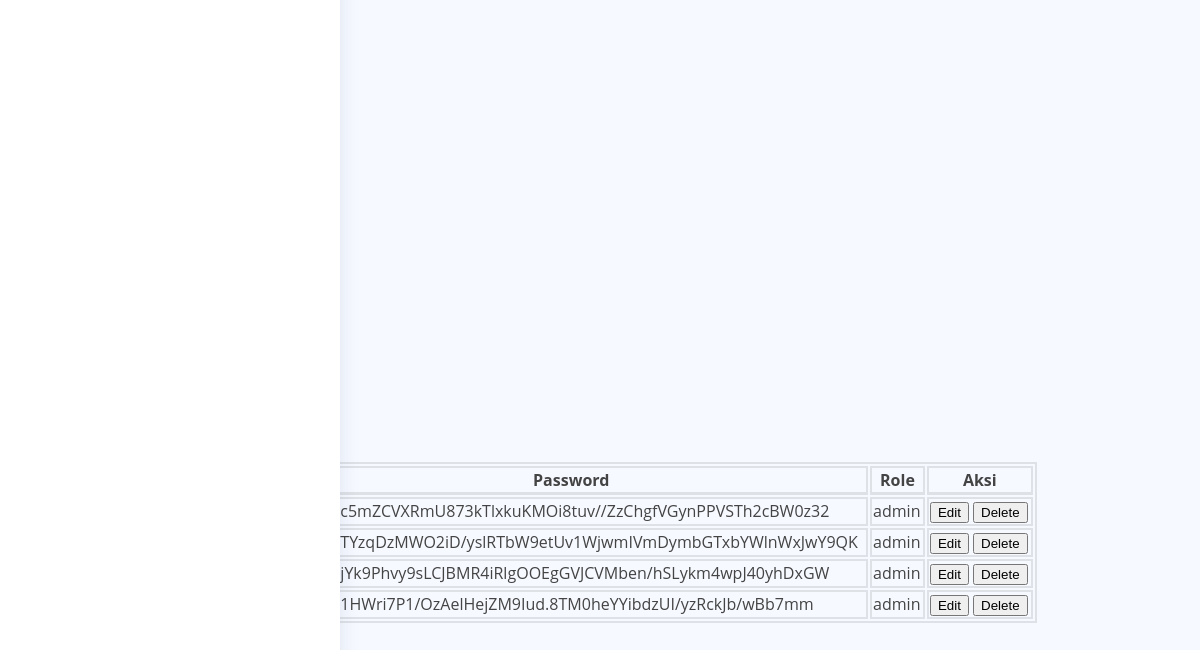
The page /admin-old/user.php (lower part) on the database as committed earlier.
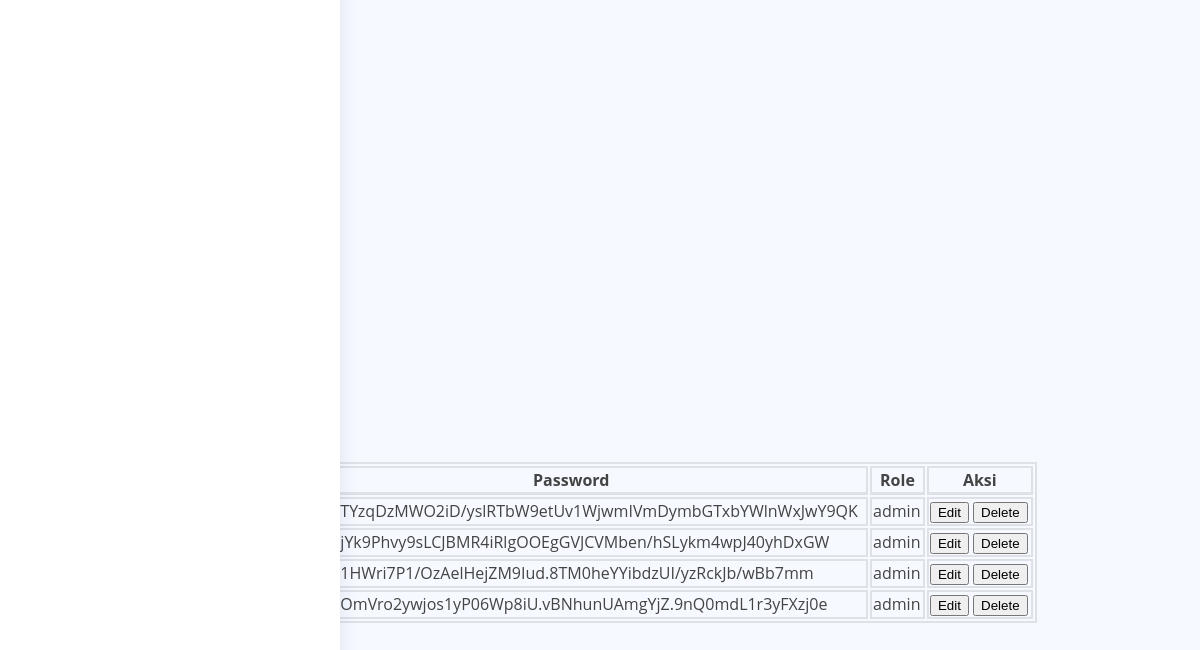
The same page on the database as committed later.
### tables this page shows
CREATE TABLE `user` (
  `id` int(11) NOT NULL,
  `username` varchar(50) NOT NULL,
  `password` varchar(255) NOT NULL,
  `role` enum('admin','user') NOT NULL,
  `last_registered` datetime DEFAULT current_timestamp(),
  `img` varchar(255) DEFAULT 'default.jpg',
  `location` varchar(255) DEFAULT NULL,
  `last_activity` datetime DEFAULT current_timestamp() ON UPDATE current_timestamp()
);

### admin-old/user.php (the view, shortened to what this page needs)
<?php
include "proses-user.php";
?>
<!DOCTYPE html>
<html lang="en">
<head>
    <link rel="stylesheet" type="text/css" media="screen" href="assets/css/perfect-scrollbar.min.css" />
    <link rel="stylesheet" href="assets/css/highlight.min.css" />
    <link rel="stylesheet" type="text/css" media="screen" href="assets/css/style.css" />
    <link defer rel="stylesheet" type="text/css" media="screen" href="assets/css/animate.css" />
</head>
<body x-data="main" class="relative font-nunito text-sm font-normal antialiased" :class="[ $store.app.sidebar ? 'toggle-sidebar' : '', $store.app.theme, $store.app.menu, $store.app.layout,$store.app.rtlClass]">
    <div class="main-container min-h-screen text-black dark:text-white-dark" :class="[$store.app.navbar]">
        <div :class="{'dark text-white-dark' : $store.app.semidark}">
            <nav x-data="sidebar" class="sidebar fixed top-0 bottom-0 z-50 h-full min-h-screen w-[260px] shadow-[5px_0_25px_0_rgba(94,92,154,0.1)] transition-all duration-300">
            </nav>
        </div>
        <div class="main-content">
            <header :class="{'dark' : $store.app.semidark && $store.app.menu === 'horizontal'}">
                <div class="shadow-sm">
                    <div class="relative flex w-full items-center bg-white px-5 py-2.5 dark:bg-[#0e1726]">
                        <div x-data="header" class="flex items-center space-x-1.5 ltr:ml-auto rtl:mr-auto rtl:space-x-reverse dark:text-[#d0d2d6] sm:flex-1 ltr:sm:ml-0 sm:rtl:mr-0 lg:space-x-2">
                            <div class="dropdown flex-shrink-0" x-data="dropdown" @click.outside="open = false">
                                <a href="javascript:;" class="group relative" @click="toggle()">
                                    <span><img class="h-9 w-9 rounded-full object-cover saturate-50 group-hover:saturate-100" src="assets/images/user-profile.jpeg" alt="image" /></span>
                                </a>
                            </div>
                        </div>
                    </div>
                    <ul class="horizontal-menu hidden border-t border-[#ebedf2] bg-white py-1.5 px-6 font-semibold text-black rtl:space-x-reverse dark:border-[#191e3a] dark:bg-[#0e1726] dark:text-white-dark lg:space-x-1.5 xl:space-x-8">
                        <li class="menu nav-item relative">
                            <a href="index.php" class="nav-link" onclick="javascript:">
                                <div class="flex items-center">
                                    <span class="px-1">Dashboard</span>
                                </div>
                            </a>
                        </li>
                        <li class="menu nav-item relative">
                            <a href="javascript:;" class="nav-link active">
                                <div class="flex items-center">
                                    <span class="px-1">Tables</span>
                                </div>
                                <div class="right_arrow">
                                </div>
                            </a>
                            <ul class="sub-menu">
                                <li>
                                    <a href="wisata.php">Wisata</a>
                                </li>
                                <li>
                                    <a href="kategori.php">Category</a>
                                </li>
                                <li>
                                    <a href="fasilitas.php">Fasilitas</a>
                                </li>
                                <li>
                                    <a href="user.php">User</a>
                                </li>
                                <li>
                                    <a href="review.php">Review</a>
                                </li>
                            </ul>
                        </li>
                    </ul>
                </div>
            </header>
            <div class="animate__animated p-6" :class="[$store.app.animation]">
                <ul class="flex space-x-2 rtl:space-x-reverse mb-4">
                    <li>
                        <a href="javascript:;" class="text-primary hover:underline">Dashboard</a>
                    </li>
                    <li class="before:content-['/'] ltr:before:mr-1 rtl:before:ml-1">
                        <span>User</span>
                    </li>
                </ul>
                <div x-data="modal" class="mb-5">
                    <div class="flex items-center">
                        <button type="button" class="btn btn-primary" @click="toggle">Tambah User</button>
                    </div>
                </div>
                <div x-data="modal" class="mb-5">
                    <div x-data="striped">
                        <div class="mt-3">
                            <h5 class="mb-5 text-lg font-semibold dark:text-white-light md:absolute md:top-[25px] md:mb-0">Data User</h5>
                            <table id="tableAll" class="table-striped table-hover table-bordered table-compact">
                                <thead>
                                    <tr>
                                        <th>No</th>
                                        <th>Username</th>
                                        <th>Password</th>
                                        <th>Role</th>
                                        <th>Aksi</th>
                                    </tr>
                                </thead>
                                <tbody>
                                    <?php
                                    $datauser = mysqli_query($conn, "SELECT * FROM user");
                                    $i = 1;
                                    while ($ambildata = mysqli_fetch_array($datauser)) {
                                        $user = $ambildata['username'];
                                        $password = $ambildata['password'];
                                        $role = $ambildata['role'];
                                        $aksi = $ambildata['id'];
                                    ?>
                                        <tr>
                                            <td style="width: 10px"><?= $i++; ?></td>
                                            <td><?= $user; ?></td>
                                            <td><?= $password; ?></td>
                                            <td><?= $role; ?></td>
                                            <td class="flex flex-wrap gap-2">
                                                <button type="button" class="btn btn-warning btn-sm" x-on:click="open = <?= $aksi; ?>">Edit</button>
                                                <button type="button" class="btn btn-danger btn-sm" onclick="deleteItem(<?= $aksi; ?>)">Delete</button>
                                            </td>
                                        </tr>
                                    <?php
                                    };
                                    ?>
                                </tbody>
                            </table>
                        </div>
                    </div>
                </div>
            </div>
        </div>
    </div>
</body>
</html>

### admin/assets/css/style.css (style rules this page uses)
:root { scroll-behavior: smooth; }
body { font-family: "Open Sans", sans-serif; background: #f6f9ff; color: #444444; }
a { color: #4154f1; text-decoration: none; }
h1, h2, h3, h4, h5, h6 { font-family: "Nunito", sans-serif; }
.table-bordered { border: 2px solid #dee2e6; }
.table-bordered th, .table-bordered td { border: 2px solid #dee2e6; }
.table-bordered thead th, .table-bordered thead td { border-bottom-width: 3px; }
.sidebar { position: fixed; top: 60px; left: 0; bottom: 0; width: 300px; z-index: 996; transition: all 0.3s; padding: 20px; overflow-y: auto; scrollbar-width: thin; scrollbar-color: #aab7cf transparent; box-shadow: 0px 0px 20px rgba(1, 41, 112, 0.1); background-color: #fff; }

Rows that differ between the two databases and show on the page:
removed user: password "$2y$10$c5mZCVXRmU873kTlxkuKMOi8tuv//ZzChgfVGynPPVSTh2cBW0z32", role "admin"
added user: password "$2y$10$OmVro2ywjos1yP06Wp8iU.vBNhunUAmgYjZ.9nQ0mdL1r3yFXzj0e", role "admin"
